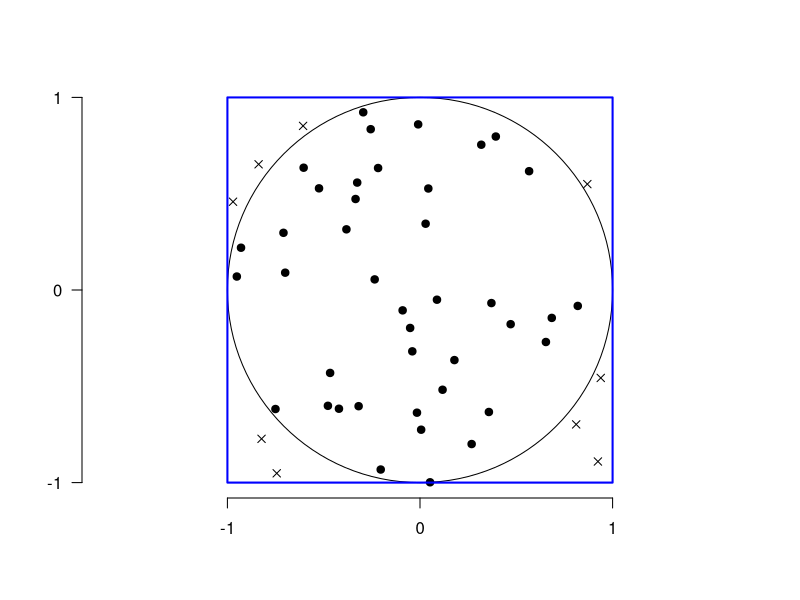
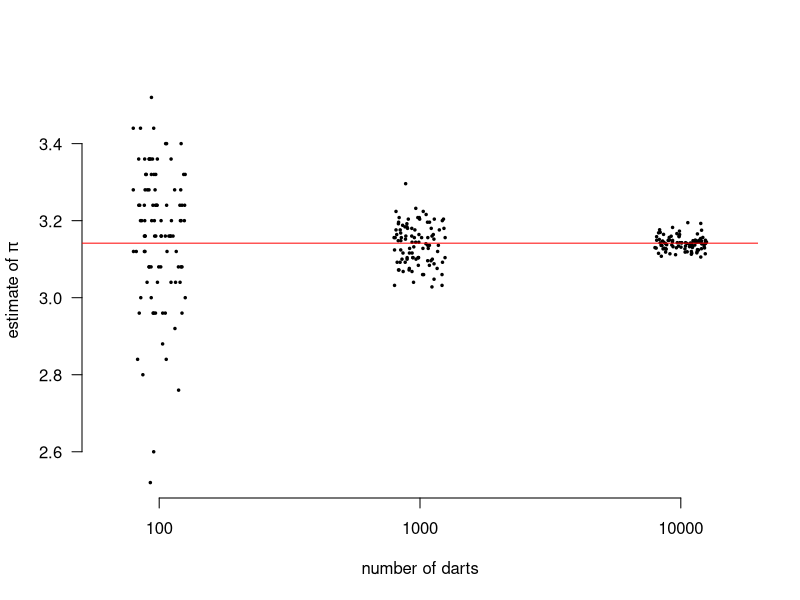

Here is the R script that generated these plots, in order:
## ---- chunk 1
require(knitr)
require(xtable)
opts_chunk$set(cache=FALSE)      # $ (dollar needed by Emacs.)
## ---- chunk 2
r <- 1
n <- 50
par(las=1)
plot(NA, xlim=c(-r,r), ylim=c(-r,r), asp=1, bty='n',
     xaxt='n', yaxt='n', xlab='', ylab='')
axis(1, at=c(-r,0,r)); axis(2, at=c(-r,0,r))
symbols(x=0, y=0, circles=r, inch=F, add=T)
x <- runif(n, -r, r);  y <- runif(n, -r, r)
inside <- (x^2 + y^2) < r^2
d <- sum(inside)
points(x, y, pch=ifelse(inside, 19, 4))
rect(-r, -r, r, r, border='blue', lwd=2)
## ---- chunk 3
estimate.pi <- function(n=1000) {
  ## Return an estimate of PI using dartboard 
  ## method with N trials.
  r <- 1 ## radius of dartboard
  x <- runif(n, min=-r, max=r)
  y <- runif(n, min=-r, max=r)
  l <- sqrt(x^2 + y^2)
  d <- sum(l<r)
  4*d/n
}
## ---- chunk 4
replicate(9, estimate.pi())
## ---- chunk 5
ns <- 10^c(2,3,4)
res <- lapply(ns, function(n) replicate(99, estimate.pi(n)))
par(las=1, bty='n')
stripchart(res, method="jitter", group.names=ns, 
           xlab="number of darts",
           ylab=expression(paste('estimate of ', pi)),
           vert=TRUE, pch=20, cex=0.5)
abline(h=pi, col='red')
## ---- chunk 6
df = data.frame(name=c("joe", "ann", "bob"),
  age=c(19, 24, 27),
  height=c(1.8, 1.75, 1.7))
df
## ---- chunk 7
kable(df, booktabs=TRUE, caption="Example output from xtable")
